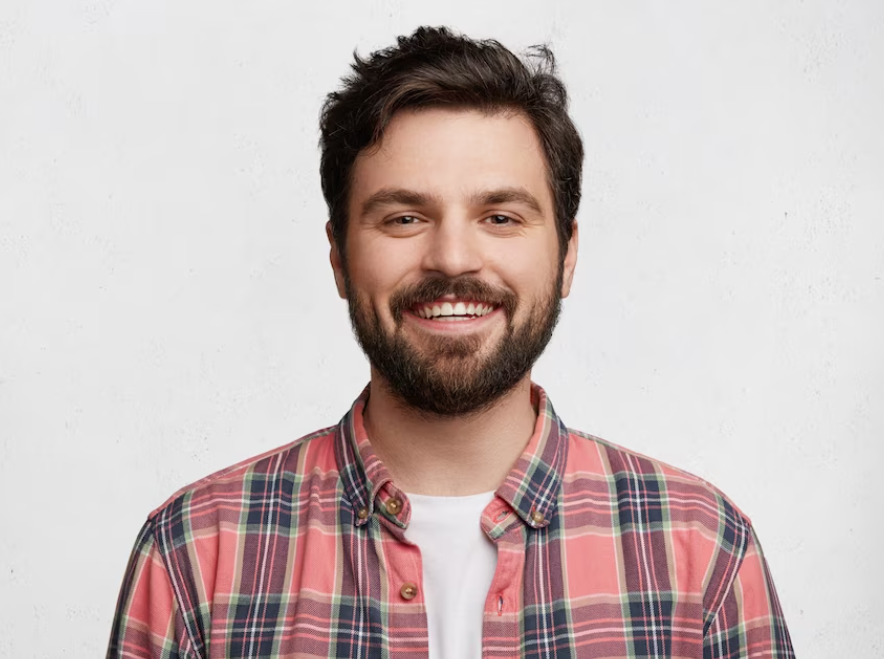
#> input picture Convolutional autoencoder/test_img/4.jpg, 884 x 659 px
$ python pixel.py
#> lines starting #> are read from the running program, lines starting #| are printed output that depends on the picture
import cv2
import os

def pixilate_image(image, pixel_size):
    # Get the height and width of the image
    height, width = image.shape[:2]

    # Resize the image to a smaller size
    small_image = cv2.resize(image, (width // pixel_size, height // pixel_size))

    # Resize it back to the original size
    pixilated_image = cv2.resize(small_image, (width, height), interpolation=cv2.INTER_NEAREST)

    return pixilated_image

def main():
    # Load an image
    input_image_path = 'test_img/4.jpg'
    image = cv2.imread(input_image_path)
#> image is the input picture: shape (659, 884, 3); mean B, G, R 184.8, 186.2, 200.3

    image = cv2.resize(image, (256, 256))
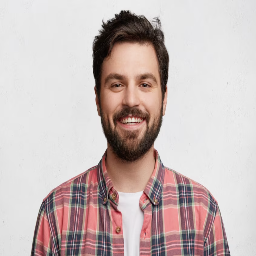
#> image: shape (256, 256, 3); mean B, G, R 184.7, 186.2, 200.2

    # Set the pixel size for pixilation
    pixel_size = 10  # Adjust this value as needed


    # Pixilate the image
    pixilated_image = pixilate_image(image, pixel_size)
#> in pixilate_image, `small_image = cv2.resize(image, (width // pixel_size, height // pixel_..`:
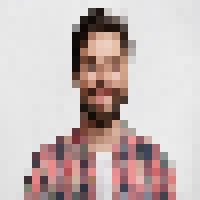
#> small_image: shape (25, 25, 3) (shown 8 times larger); mean B, G, R 184.3, 185.7, 200.1
#> in pixilate_image, `pixilated_image = cv2.resize(small_image, (width, height), interpolati..`:
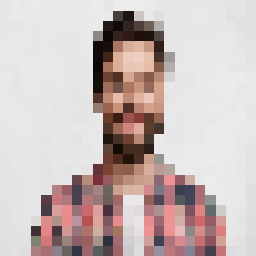
#> pixilated_image: shape (256, 256, 3); mean B, G, R 184.6, 186.1, 200.4

    # Save the pixilated image with the original name plus "_pixilated" suffix
    filename, file_extension = os.path.splitext(input_image_path)
    output_image_path = filename + '_pixilated' + file_extension
    cv2.imwrite(output_image_path, pixilated_image)

if __name__ == "__main__":
    main()

$ run again, with Convolutional autoencoder/test_img/1.jpg copied over Convolutional autoencoder/test_img/4.jpg
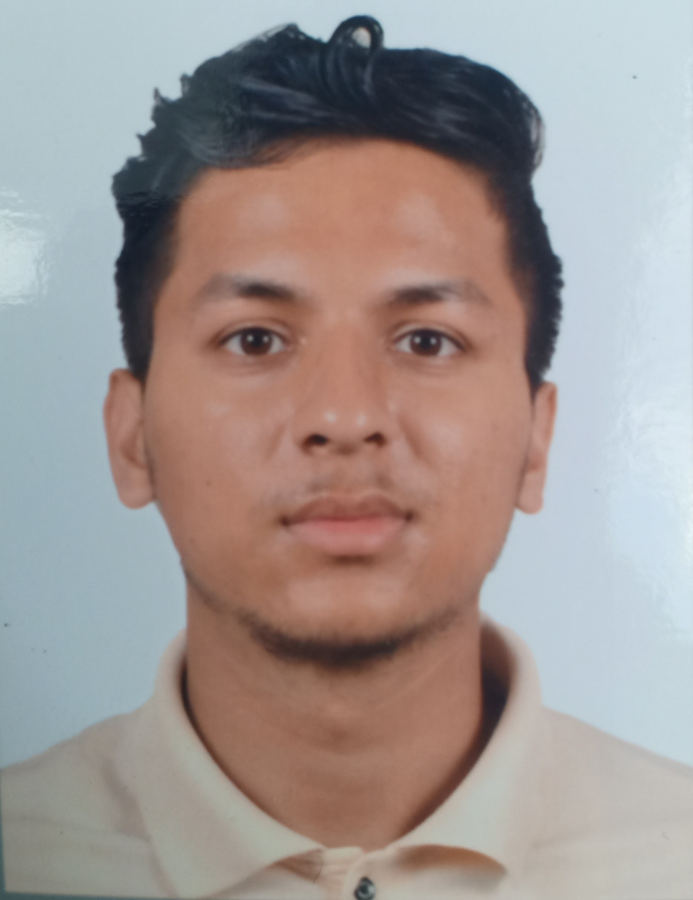
#> input picture Convolutional autoencoder/test_img/1.jpg, 1385 x 1800 px (shown at 1/2 size)
#> in main, image is the input picture: shape (1800, 1385, 3); mean B, G, R 146.3, 149.4, 159.6
#> in main, `image = cv2.resize(image, (256, 256))`:
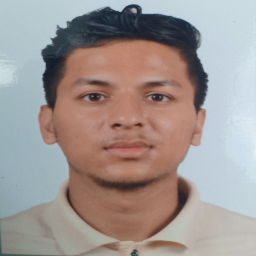
#> image: shape (256, 256, 3); mean B, G, R 146.2, 149.3, 159.5
#> in pixilate_image, `pixilated_image = cv2.resize(small_image, (width, height), interpolati..`:
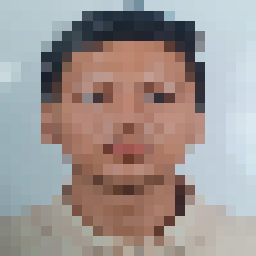
#> pixilated_image: shape (256, 256, 3); mean B, G, R 146.2, 149.3, 159.2

$ run again, with Convolutional autoencoder/test_img/2.jpg copied over Convolutional autoencoder/test_img/4.jpg
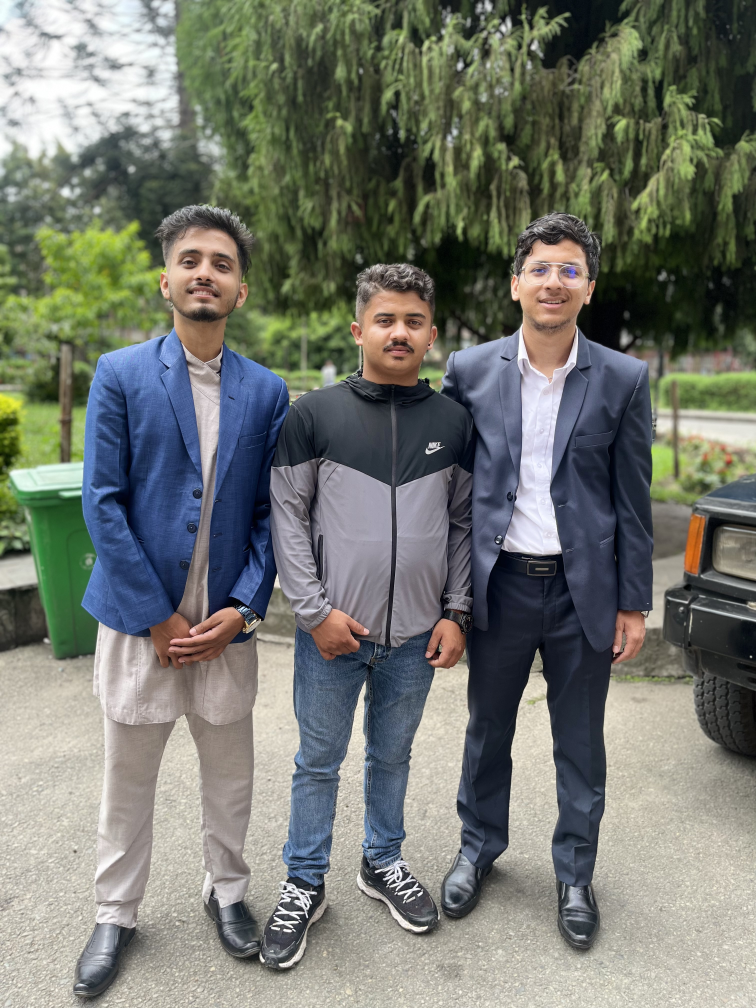
#> input picture Convolutional autoencoder/test_img/2.jpg, 3024 x 4032 px (shown at 1/4 size)
#> in main, image is the input picture: shape (4032, 3024, 3); mean B, G, R 111.6, 119.7, 116.3
#> in main, `image = cv2.resize(image, (256, 256))`:
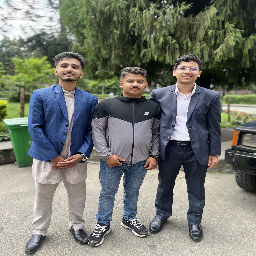
#> image: shape (256, 256, 3); mean B, G, R 111.5, 119.6, 116.2
#> in pixilate_image, `pixilated_image = cv2.resize(small_image, (width, height), interpolati..`:
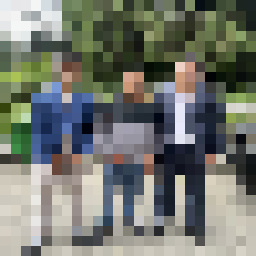
#> pixilated_image: shape (256, 256, 3); mean B, G, R 111, 119.4, 115.7

$ run again, with Convolutional autoencoder/test_img/3.jpg copied over Convolutional autoencoder/test_img/4.jpg
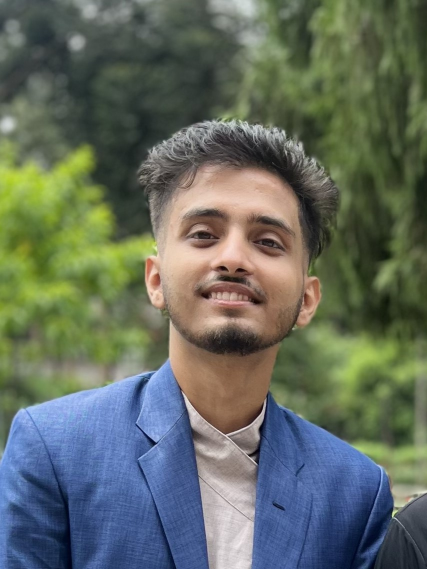
#> input picture Convolutional autoencoder/test_img/3.jpg, 854 x 1138 px (shown at 1/2 size)
#> in main, image is the input picture: shape (1138, 854, 3); mean B, G, R 96.8, 107.7, 98.9
#> in main, `image = cv2.resize(image, (256, 256))`:
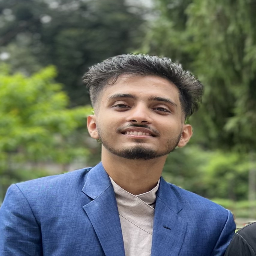
#> image: shape (256, 256, 3); mean B, G, R 96.7, 107.5, 98.7
#> in pixilate_image, `pixilated_image = cv2.resize(small_image, (width, height), interpolati..`:
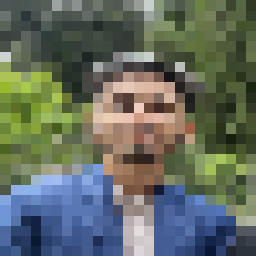
#> pixilated_image: shape (256, 256, 3); mean B, G, R 97.1, 108, 99.3
